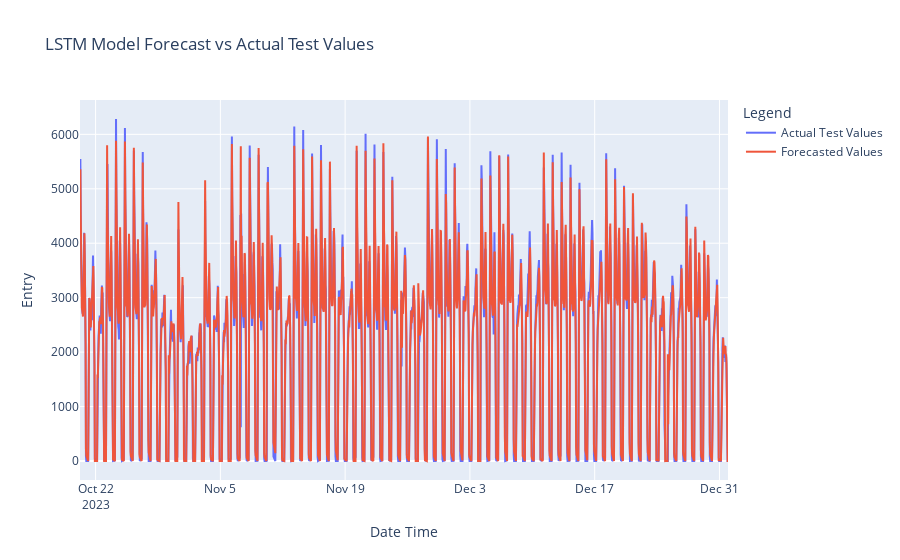

This figure's notebook cell:
### Code cell
import matplotlib.pyplot as plt
from sklearn.metrics import mean_squared_error, mean_absolute_error, r2_score
import plotly.graph_objects as go

# Extract the 'Date Time' column for the test set
date_time_test = df['Date Time'][-len(y_test):]  # Use the date time series for the test set

# Load the scaler for inverse transformation
scaler_entry = joblib.load('model/scaler_entry.pkl')

# Make predictions on the test dataset
y_pred = model.predict(X_test)

# Check the length of y_pred to ensure it matches y_test
#print(f"Length of y_pred: {len(y_pred)}")
#print(f"Length of y_test: {len(y_test)}")

# Inverse transform the predictions and actual values
# Create a DataFrame to hold the predictions and actual values
df_pred = pd.DataFrame(y_pred, columns=['Entry'])
df_actual = pd.DataFrame(y_test, columns=['Entry'])

# Inverse transform the 'Entry' column
y_pred_inv = scaler_entry.inverse_transform(df_pred)
y_true_inv = scaler_entry.inverse_transform(df_actual)

# Round the predictions to the nearest whole number and ensure non-negative values
y_pred_inv = np.round(np.maximum(y_pred_inv, 0))
y_true_inv = np.round(np.maximum(y_true_inv, 0))

# Calculate evaluation metrics
rmse = np.sqrt(mean_squared_error(y_true_inv, y_pred_inv))
mae = mean_absolute_error(y_true_inv, y_pred_inv)
r2 = r2_score(y_true_inv, y_pred_inv)
# Calculate adjusted R-squared
n = len(y_test)
p = X_test.shape[2]
adjusted_r2 = 1 - (1 - r2) * (n - 1) / (n - p - 1)

# Print evaluation metrics
print(f"Root Mean Squared Error (RMSE): {rmse}")
print(f"Mean Absolute Error (MAE): {mae}")
print(f"R-squared (R²): {r2}")
print(f"Adjusted R-squared: {adjusted_r2}")

# Plot the results with 'Date Time' as the x-axis using Plotly
fig = go.Figure()

fig.add_trace(go.Scatter(x=date_time_test, y=y_true_inv.flatten(), mode='lines', name='Actual Test Values'))
fig.add_trace(go.Scatter(x=date_time_test, y=y_pred_inv.flatten(), mode='lines', name='Forecasted Values'))

fig.update_layout(title='LSTM Model Forecast vs Actual Test Values', xaxis_title='Date Time', yaxis_title='Entry', legend_title='Legend')

fig.show()

### Figure 1 — Plotly figure (JSON) as saved in the notebook; plotly's stock layout.template omitted (floating-point values rounded to 4 significant figures; data arrays with more than 128 entries replaced by an {"elided": "..."} marker saying what was removed)
{"data": [{"mode": "lines", "name": "Actual Test Values", "type": "scatter", "x": {"elided": "1458 str values"}, "y": {"elided": "1458 int values"}}, {"mode": "lines", "name": "Forecasted Values", "type": "scatter", "x": {"elided": "1458 str values"}, "y": {"elided": "1458 int values"}}], "layout": {"legend": {"title": {"text": "Legend"}}, "title": {"text": "LSTM Model Forecast vs Actual Test Values"}, "xaxis": {"title": {"text": "Date Time"}}, "yaxis": {"title": {"text": "Entry"}}}}
